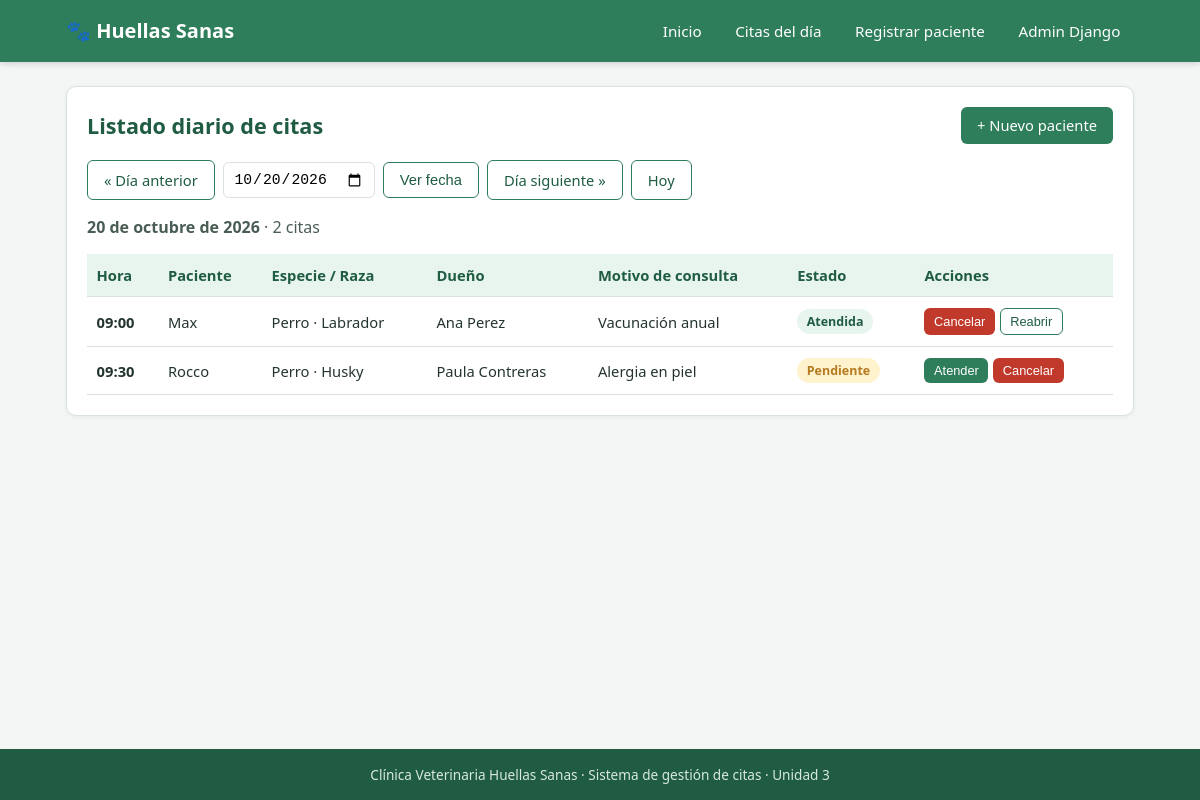
/citas/?fecha=2026-10-20, run on the app's committed database.
### citas/models.py (models this page shows, shortened)
class Cita(models.Model):
    ESTADO_CITAS = [
        ("pendiente", "Pendiente"),
        ("atendida", "Atendida"),
        ("cancelada", "Cancelada"),
    ]
    mascota = models.ForeignKey(
        Mascota,
        on_delete=models.CASCADE,
        related_name="citas",
        verbose_name="Mascota",
    )
    fecha = models.DateField(verbose_name="Fecha")
    hora = models.TimeField(verbose_name="Hora")
    motivo_consulta = models.TextField(verbose_name="Motivo de consulta")
    estado = models.CharField(
        max_length=20,
        choices=ESTADO_CITAS,
        default="pendiente",
        verbose_name="Estado",
    )
    class Meta:
        verbose_name = "Cita"
        verbose_name_plural = "Citas"
        ordering = ["fecha", "hora"]

class Mascota(models.Model):
    nombre = models.CharField(max_length=100, verbose_name="Nombre de la mascota")
    especie = models.CharField(max_length=50, verbose_name="Especie")
    raza = models.CharField(max_length=100, verbose_name="Raza")
    nombre_dueno = models.CharField(max_length=150, verbose_name="Nombre del dueño")
    class Meta:
        verbose_name = "Mascota"
        verbose_name_plural = "Mascotas"

### citas/views.py (the view)
# urls.py: path("citas/", views.lista_citas, name="lista_citas"),
def lista_citas(request):
    hoy = timezone.localdate()
    fecha_param = request.GET.get("fecha", "")
    if fecha_param:
        try:
            fecha = datetime.strptime(fecha_param, "%Y-%m-%d").date()
        except ValueError:
            fecha = hoy
    else:
        fecha = hoy
    citas = (
        Cita.objects.select_related("mascota")
        .filter(fecha=fecha)
        .order_by("hora")
    )
    context = {
        "citas": citas,
        "fecha": fecha,
        "hoy": hoy,
        "total": citas.count(),
        "dia_anterior": fecha - timedelta(days=1),
        "dia_siguiente": fecha + timedelta(days=1),
    }
    return render(request, "citas/lista_citas.html", context)

### citas/templates/citas/lista_citas.html (shortened to what this page needs)
{% extends "citas/base.html" %}
{% block contenido %}
<section class="panel">
  <div class="panel-cabecera">
    <h1>Listado diario de citas</h1>
    <a class="boton boton-primario" href="{% url 'crear_mascota' %}">+ Nuevo paciente</a>
  </div>
  <form method="get" class="barra-fecha">
    <a class="boton boton-secundario" href="?fecha={{ dia_anterior|date:'Y-m-d' }}">&laquo; Día anterior</a>
    <input type="date" name="fecha" value="{{ fecha|date:'Y-m-d' }}">
    <button class="boton boton-secundario" type="submit">Ver fecha</button>
    <a class="boton boton-secundario" href="?fecha={{ dia_siguiente|date:'Y-m-d' }}">Día siguiente &raquo;</a>
    {% if fecha != hoy %}
      <a class="boton boton-secundario" href="?fecha={{ hoy|date:'Y-m-d' }}">Hoy</a>
    {% endif %}
  </form>
  <p class="resumen">
    <strong>{{ fecha|date:'d \d\e F \d\e Y' }}</strong> · {{ total }} cita{{ total|pluralize }}
  </p>
  {% if citas %}
    <div class="tabla-contenedor">
      <table class="tabla">
        <thead>
          <tr>
            <th>Hora</th>
            <th>Paciente</th>
            <th>Especie / Raza</th>
            <th>Dueño</th>
            <th>Motivo de consulta</th>
            <th>Estado</th>
            <th>Acciones</th>
          </tr>
        </thead>
        <tbody>
          {% for cita in citas %}
          <tr>
            <td data-label="Hora"><strong>{{ cita.hora|time:'H:i' }}</strong></td>
            <td data-label="Paciente">{{ cita.mascota.nombre }}</td>
            <td data-label="Especie / Raza">{{ cita.mascota.especie }} · {{ cita.mascota.raza }}</td>
            <td data-label="Dueño">{{ cita.mascota.nombre_dueno }}</td>
            <td data-label="Motivo">{{ cita.motivo_consulta }}</td>
            <td data-label="Estado">
              <span class="etiqueta etiqueta-{{ cita.estado }}">{{ cita.get_estado_display }}</span>
            </td>
            <td data-label="Acciones">
              <form method="post" action="{% url 'actualizar_estado_cita' cita.id %}" class="acciones">
                {% if cita.estado != 'atendida' %}
                  <button class="boton boton-mini boton-ok" name="estado" value="atendida">Atender</button>
                {% endif %}
                {% if cita.estado != 'cancelada' %}
                  <button class="boton boton-mini boton-peligro" name="estado" value="cancelada">Cancelar</button>
                {% endif %}
                {% if cita.estado != 'pendiente' %}
                  <button class="boton boton-mini boton-secundario" name="estado" value="pendiente">Reabrir</button>
                {% endif %}
              </form>
            </td>
          </tr>
          {% endfor %}
        </tbody>
      </table>
    </div>
  {% else %}
    <div class="vacio">
      <p>No hay citas agendadas para el <strong>{{ fecha|date:'d/m/Y' }}</strong>.</p>
      <a class="boton boton-primario" href="{% url 'crear_mascota' %}">Registrar un paciente</a>
    </div>
  {% endif %}
</section>
{% endblock %}

### citas/static/citas/estilos.css (style rules this page uses)
:root { --verde: #2e7d5b; --verde-oscuro: #1f5c42; --verde-claro: #e8f5ee; --gris: #f4f6f5; --borde: #d9e2dd; --texto: #24352e; --rojo: #c0392b; --ambar: #b7791f; }
* { box-sizing: border-box; margin: 0; padding: 0; }
body { font-family: "Segoe UI", system-ui, -apple-system, sans-serif; background: var(--gris); color: var(--texto); min-height: 100vh; display: flex; flex-direction: column; }
.panel { background: #fff; border: 1px solid var(--borde); border-radius: 10px; padding: 1.25rem; box-shadow: 0 1px 4px rgba(0, 0, 0, 0.06); }
.panel-cabecera { display: flex; align-items: center; justify-content: space-between; flex-wrap: wrap; gap: 0.75rem; margin-bottom: 1rem; }
h1 { font-size: 1.35rem; color: var(--verde-oscuro); }
.resumen { margin-bottom: 1rem; color: #4a5d54; }
.boton { display: inline-block; border: none; border-radius: 6px; padding: 0.55rem 1rem; font-size: 0.92rem; cursor: pointer; text-decoration: none; text-align: center; background: var(--verde); color: #fff; transition: background 0.15s; }
.boton-primario { background: var(--verde); }
.boton-secundario { background: #fff; color: var(--verde-oscuro); border: 1px solid var(--verde); }
.boton-ok { background: var(--verde); }
.boton-peligro { background: var(--rojo); }
.boton-mini { padding: 0.3rem 0.6rem; font-size: 0.8rem; }
.barra-fecha { display: flex; flex-wrap: wrap; align-items: center; gap: 0.5rem; margin-bottom: 1rem; }
.barra-fecha input[type="date"] { padding: 0.5rem 0.6rem; border: 1px solid var(--borde); border-radius: 6px; font-size: 0.92rem; }
.tabla-contenedor { overflow-x: auto; }
.tabla { width: 100%; border-collapse: collapse; font-size: 0.92rem; }
.tabla th, .tabla td { padding: 0.7rem 0.6rem; border-bottom: 1px solid var(--borde); text-align: left; vertical-align: middle; }
.tabla thead th { background: var(--verde-claro); color: var(--verde-oscuro); font-weight: 600; white-space: nowrap; }
.acciones { display: flex; flex-wrap: wrap; gap: 0.3rem; }
.etiqueta { display: inline-block; padding: 0.25rem 0.6rem; border-radius: 999px; font-size: 0.78rem; font-weight: 600; white-space: nowrap; }
.etiqueta-pendiente { background: #fef3cd; color: var(--ambar); }
.etiqueta-atendida { background: var(--verde-claro); color: var(--verde-oscuro); }

### data on the page
Cita: hora "09:00", mascota.nombre "Max", mascota.especie "Perro", mascota.raza "Labrador", mascota.nombre_dueno "Ana Perez", motivo_consulta "Vacunación anual", estado "Atendida", shows "Cancelar", shows "Reabrir"
Cita: hora "09:30", mascota.nombre "Rocco", mascota.especie "Perro", mascota.raza "Husky", mascota.nombre_dueno "Paula Contreras", motivo_consulta "Alergia en piel", estado "Pendiente", shows "Atender", shows "Cancelar"

### other printed values
{{ fecha|date:'d \d\e F \d\e Y' }} "20 de octubre de 2026"
{{ total }} "2"
